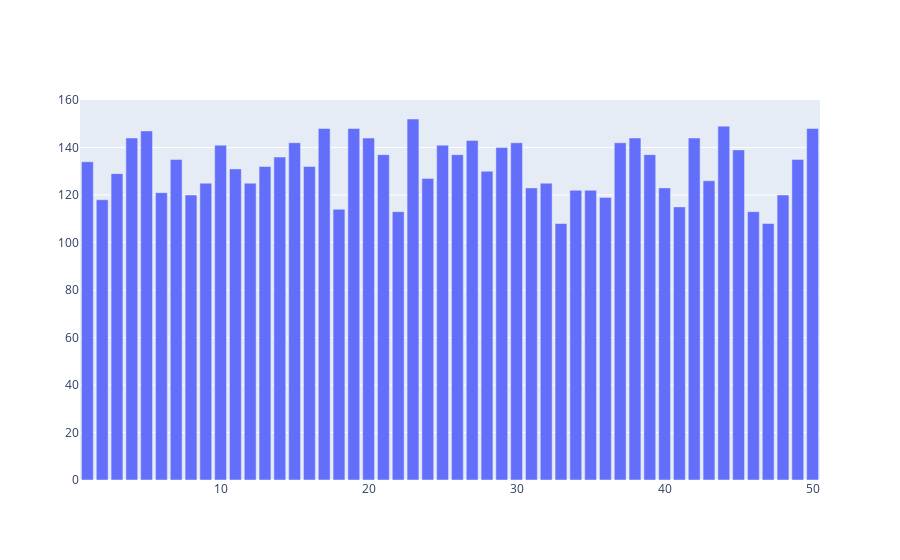

Source (notebook cell):
### Code cell
# draw the chart for count
fig = go.Figure()
fig.add_trace(go.Bar(x=count.index, y=count.values, name='Win'))
fig.show()

### Figure 1 — Plotly figure (JSON) as saved in the notebook; plotly's stock layout.template omitted (floating-point values rounded to 4 significant figures)
{"data": [{"name": "Win", "type": "bar", "x": [1, 2, 3, 4, 5, 6, 7, 8, 9, 10, 11, 12, 13, 14, 15, 16, 17, 18, 19, 20, 21, 22, 23, 24, 25, 26, 27, 28, 29, 30, 31, 32, 33, 34, 35, 36, 37, 38, 39, 40, 41, 42, 43, 44, 45, 46, 47, 48, 49, 50], "y": [134, 118, 129, 144, 147, 121, 135, 120, 125, 141, 131, 125, 132, 136, 142, 132, 148, 114, 148, 144, 137, 113, 152, 127, 141, 137, 143, 130, 140, 142, 123, 125, 108, 122, 122, 119, 142, 144, 137, 123, 115, 144, 126, 149, 139, 113, 108, 120, 135, 148]}], "layout": {}}
